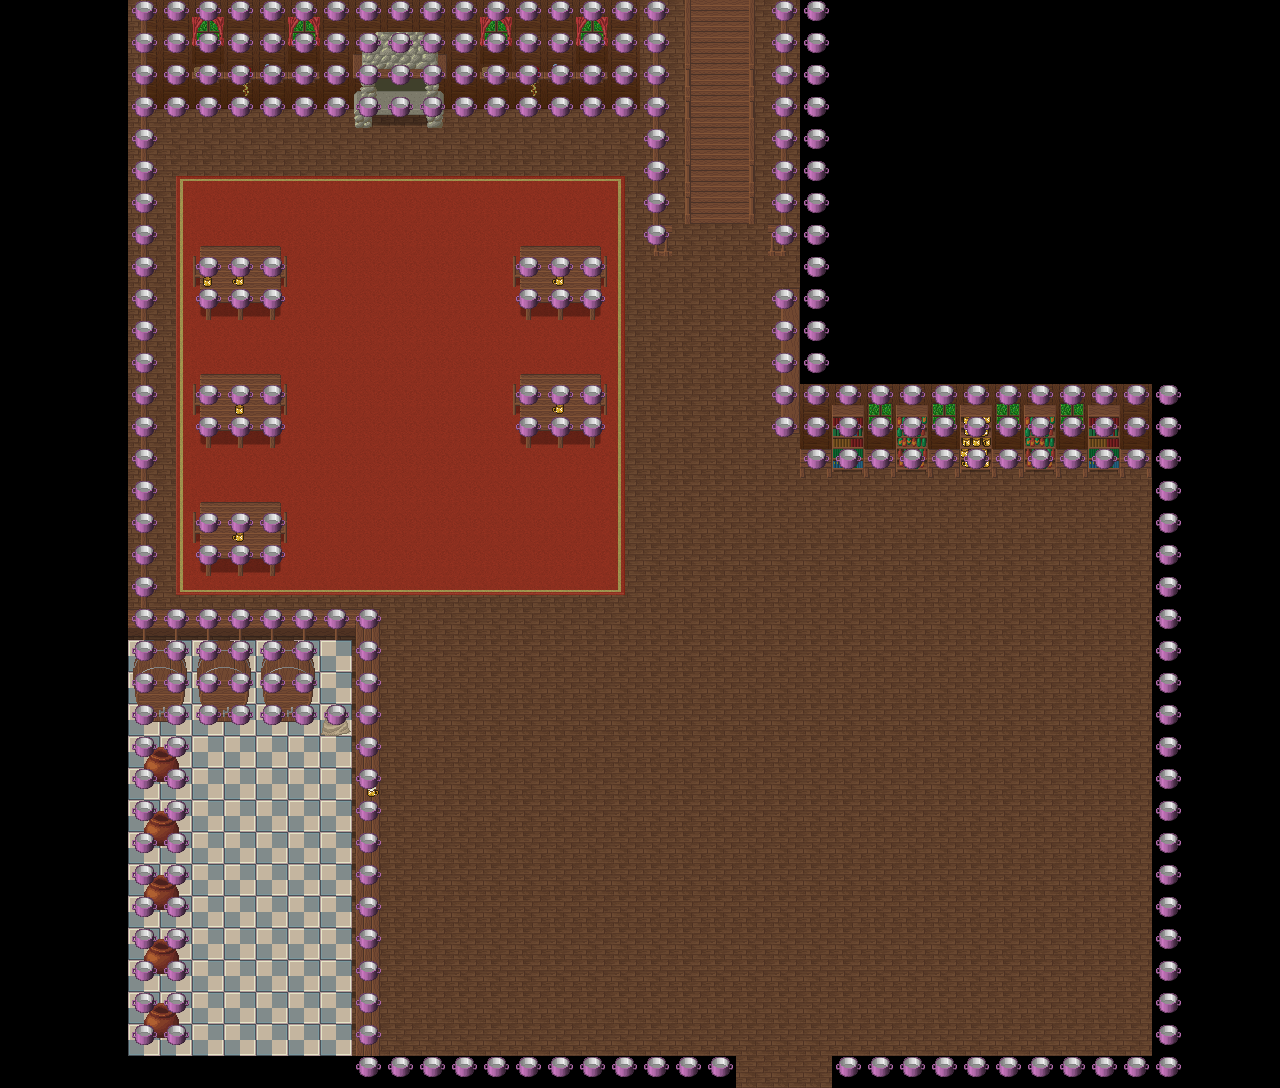

This is a level from a 2D game, rendered from its Tiled map with the project's own tilesets. A one-line summary and the map file follow, with tile-layer data summarised:
An orthogonal 40x34 tile map with 32x32 px tiles, 5 tile layers (Tile Layer 1, Tile Layer 2, Tile Layer 3, Tile Layer 4, ...), 2 hidden layers not drawn, 5 tilesets.

<map version="1.0" orientation="orthogonal" renderorder="left-down" width="40" height="34" tilewidth="32" tileheight="32" nextobjectid="1">
 <tileset firstgid="1" name="interior" tilewidth="32" tileheight="32" tilecount="256">
  <image source="../TileSheets/interior.png" width="512" height="512" />
 </tileset>
 <tileset firstgid="257" name="woodland_indoor" tilewidth="32" tileheight="32" tilecount="256">
  <image source="../TileSheets/woodland_indoor.png" width="512" height="512" />
 </tileset>
 <tileset firstgid="513" name="woodland_indoor_x2" tilewidth="32" tileheight="32" tilecount="32">
  <image source="../TileSheets/woodland_indoor_x2.png" width="512" height="64" />
 </tileset>
 <tileset firstgid="545" name="woodland_indoor_x3" tilewidth="32" tileheight="32" tilecount="48">
  <image source="../TileSheets/woodland_indoor_x3.png" width="512" height="96" />
 </tileset>
 <tileset firstgid="593" name="Doors" tilewidth="32" tileheight="32" tilecount="14">
  <image source="../TileSheets/Doors.png" width="224" height="64" />
 </tileset>
 <layer name="Tile Layer 1" width="40" height="34">
  <data>[1360 cells, 1355 non-empty, 15 distinct tile ids]</data>
 </layer>
 <layer name="Tile Layer 2" width="40" height="34">
  <data>[1360 cells, 54 non-empty, 23 distinct tile ids]</data>
 </layer>
 <layer name="Tile Layer 3" width="40" height="34">
  <data>[1360 cells, 150 non-empty, 36 distinct tile ids]</data>
 </layer>
 <layer name="Tile Layer 4" width="40" height="34">
  <data>[1360 cells, 60 non-empty, 21 distinct tile ids]</data>
 </layer>
 <layer name="Over" width="40" height="34" visible="0">
  <data>[1360 cells, 15 non-empty, 3 distinct tile ids]</data>
 </layer>
 <layer name="Collision" width="40" height="34">
  <data>[1360 cells, 279 non-empty, 1 distinct tile ids]</data>
 </layer>
 <layer name="Entities" width="40" height="34" visible="0">
  <data>[1360 cells, 6 non-empty, 2 distinct tile ids]</data>
 </layer>
</map>
